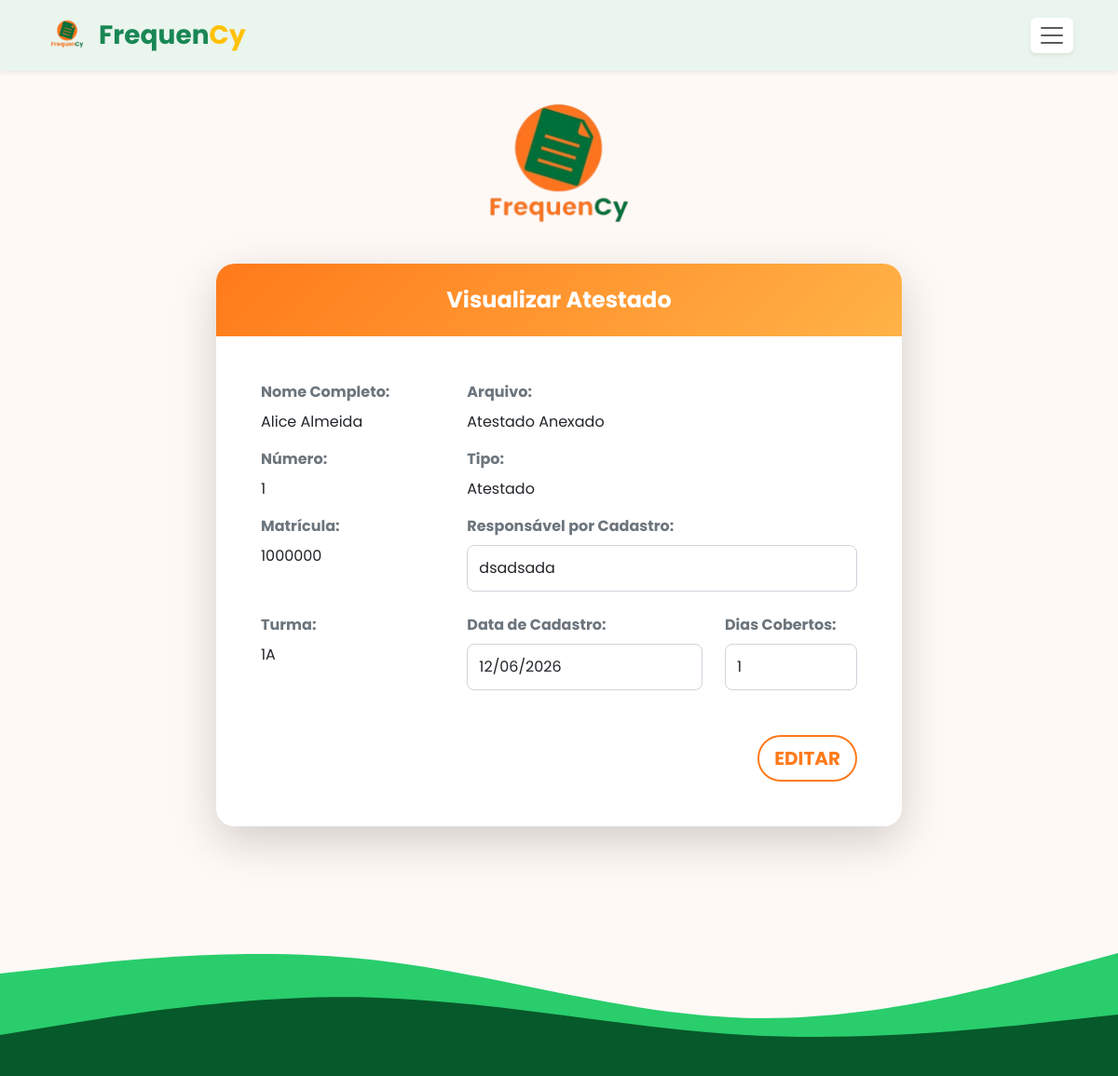
The app's page /visualizar_atestado.php?matricula=1000000 with its own data.
### tables this page shows
CREATE TABLE `aluno` (
  `id_aluno` int(11) NOT NULL,
  `nome_aluno` varchar(200) NOT NULL,
  `numero_aluno` varchar(2) NOT NULL,
  `matricula` varchar(15) NOT NULL,
  `turma_aluno` varchar(2) NOT NULL
);

CREATE TABLE `registro` (
  `id_registro` int(11) NOT NULL,
  `nome_aluno` varchar(200) NOT NULL,
  `numero_aluno` varchar(2) NOT NULL,
  `turma_aluno` varchar(2) NOT NULL,
  `matricula` varchar(10) NOT NULL,
  `arquivo` longblob DEFAULT NULL,
  `tipo_registro` varchar(20) NOT NULL,
  `nome_funcionario` varchar(200) NOT NULL,
  `data_registro` date NOT NULL,
  `dias_cobertos` varchar(100) DEFAULT NULL,
  `motivo` longtext DEFAULT NULL,
  `nome_responsavel` varchar(200) DEFAULT NULL,
  `tipo_responsavel` varchar(10) DEFAULT NULL,
  `horario_registro` time DEFAULT NULL
);

### visualizar_atestado.php (the view, shortened to what this page needs)
<?php session_start();
include('conexao.php');
if (isset($_GET['matricula'])) {
    $matricula = $_GET['matricula'];
    $query = "SELECT nome_aluno, turma_aluno, matricula, numero_aluno FROM aluno WHERE matricula = ?";
    $stmt = mysqli_prepare($conexao, $query);
    mysqli_stmt_bind_param($stmt, "s", $matricula);
    mysqli_stmt_execute($stmt);
    $result = mysqli_stmt_get_result($stmt);
    if ($result && mysqli_num_rows($result) > 0) {
        $aluno = mysqli_fetch_assoc($result);
    } else {
        echo "Matrícula não fornecida.";
        exit;
    }
} else {
    echo "Matrícula não fornecida.";
    exit;
}
$queryRegistro = "SELECT * FROM registro WHERE matricula = ? AND tipo_registro = 'Atestado' ORDER BY data_registro DESC LIMIT 1";
$stmtRegistro = mysqli_prepare($conexao, $queryRegistro);
mysqli_stmt_bind_param($stmtRegistro, "s", $matricula);
mysqli_stmt_execute($stmtRegistro);
$resultRegistro = mysqli_stmt_get_result($stmtRegistro);
if ($resultRegistro && mysqli_num_rows($resultRegistro) > 0) {
    $registro = mysqli_fetch_assoc($resultRegistro);
} else {
    echo "Nenhum registro de atestado encontrado para este aluno.";
    exit;
}
?>
<!DOCTYPE html>
<html lang="pt-BR">
<head>
    <link href="css/bootstrap.min.css" rel="stylesheet">
    <link rel="stylesheet" href="style.css">
</head>
<body>
    <?php include('navbar.php'); ?>
    <div class="container main-content pt-4 pb-5">
        <div class="row justify-content-center">
            <div class="col-12 col-md-10 col-lg-8">
                <div class="text-center mb-4">
                    <img src="image.png" alt="Logo" style="max-width: 160px;">
                </div>
                <div class="card card-auth shadow-lg">
                    <div class="card-header-orange">
                        <h2 class="fs-4 fw-bold mb-0">Visualizar Atestado</h2>
                    </div>
                    <div class="card-body p-4 p-md-5 bg-white w-100">
                        <form action="edita_atestado.php" method="POST" enctype="multipart/form-data">
                            <div class="row">
                                <div class="col-md-4 mb-3">
                                    <label class="form-label fw-bold text-secondary">Nome Completo:</label> <br>
                                    <span ><?php echo $aluno['nome_aluno']?></span>
                                </div>
                                <div class="col-md-8 mb-3">
                                    <label class="form-label fw-bold text-secondary">Arquivo:</label> <br>
                                    <span ><?php echo isset($registro['arquivo']) ? 'Atestado Anexado' : 'Nenhum arquivo anexado'; ?></span>
                                    </div>
                            </div>
                            <div class="row">
                                <div class="col-md-4 mb-3">
                                    <label class="form-label fw-bold text-secondary">Número:</label> <br>
                                    <span ><?php echo $aluno['numero_aluno']?></span>
                                </div>
                                <div class="col-md-8 mb-3">
                                    <label class="form-label fw-bold text-secondary">Tipo:</label> <br>
                                    <label class="" name="tipo" value="Atestado">Atestado</label>
                                </div>
                            </div>
                            <div class="row d-flex ">
                                <div class="col-md-4 mb-3">
                                    <label class="form-label fw-bold text-secondary">Matrícula:</label> <br>
                                    <span ><?php echo $aluno['matricula']?></span>
                                </div>
                                <div class=" col-md-8 mb-4">
                                    <label class="form-label fw-bold text-secondary">Responsável por Cadastro:</label> <br>
                                    <input type="text" class="form-control" readonly value="<?php echo isset($registro['nome_funcionario']) ? htmlspecialchars($registro['nome_funcionario']) : ''; ?>">
                                </div>
                            </div>
                            <div class="row">
                                <div class=" col-md-4 mb-4">
                                    <label class="form-label fw-bold text-secondary">Turma:</label> <br>
                                    <span ><?php echo $aluno['turma_aluno']?></span>
                                </div>
                                <div class=" col-md-5 mb-4">
                                    <label class="form-label fw-bold text-secondary text-align-center">Data de Cadastro:</label> <br>
                                    <input type="text" class="form-control" readonly value="<?php echo isset($registro['data_registro']) ? date('d/m/Y', strtotime($registro['data_registro'])) : ''; ?>">
                                </div>
                                <div class=" col-md-3 mb-4">
                                    <label class="form-label fw-bold text-secondary text-align-center">Dias Cobertos:</label> <br>
                                    <input type="text" class="form-control" readonly value="<?php echo isset($registro['dias_cobertos']) ? htmlspecialchars($registro['dias_cobertos']) : ''; ?>">
                                </div>
                            </div>
                            <div class="gap-4 mt-4 d-flex justify-content-end">
                                <a href="tela_edita_atestado.php?matricula=<?php echo $aluno['matricula']; ?>" type="submit" class="btn btn-signup btn-lg rounded-pill fw-bold text-uppercase">Editar</a>
                            </div>
                        </form>
                    </div>
                </div>
            </div>
        </div>
    </div>
    <div class="wave-container">
    </div>
</body>
</html>

### style.css (style rules this page uses)
body { font-family: 'Poppins', sans-serif; background-color: #fafafa; color: #1c3249; overflow-x: hidden; position: relative; min-height: 100vh; margin: 0; display: flex; align-items: center; }
.wave-container { position: absolute; bottom: 0; left: 0; width: 100%; line-height: 0; z-index: -1; }
.wave-container svg { display: block; width: 100%; height: auto; max-height: 220px; }
.main-content { z-index: 1; padding-bottom: 120px; width: 100%; }
.card-auth { border: none; border-radius: 20px; overflow: hidden; }
.form-control { background-color: #ffffff !important; padding: 12px; border-radius: 8px; border: 1px solid #ced4da; }
.card-header-orange { background: linear-gradient(135deg, #ff7a1a, #ffb347); padding: 25px; text-align: center; color: white; }
.btn-signup { background-color: transparent; border: 2px solid #ff7a1a; color: #ff7a1a; transition: all 0.3s ease; }

### visualizar_atestado.php (style rules this page uses)
body { background-color: #fff9f5; font-family: 'Poppins', sans-serif; display: block; margin: 0; }
.card-auth { border: none; border-radius: 20px; overflow: hidden; }
.card-header-orange { background: linear-gradient(135deg, #ff7a1a, #ffb347); padding: 25px; text-align: center; color: white; }
.form-control { background-color: #ffffff !important; padding: 12px; border-radius: 8px; border: 1px solid #ced4da; }
.btn-signup { background-color: transparent; border: 2px solid #ff7a1a; color: #ff7a1a; transition: all 0.3s ease; }
.wave-container { position: relative; width: 100%; bottom: 0; line-height: 0; }

### records on screen
aluno: nome_aluno "Alice Almeida", numero_aluno "1", matricula "1000000", turma_aluno "1A"
registro: nome_funcionario "dsadsada", data_registro "12/06/2026", dias_cobertos "1"
